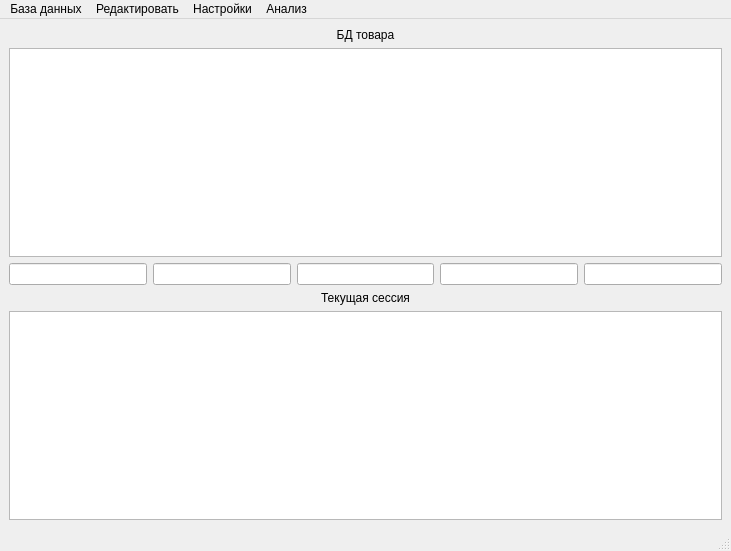
<?xml version="1.0" encoding="UTF-8"?>
<ui version="4.0">
 <class>mainWindow</class>
 <widget class="QMainWindow" name="mainWindow">
  <property name="geometry">
   <rect>
    <x>0</x>
    <y>0</y>
    <width>731</width>
    <height>551</height>
   </rect>
  </property>
  <property name="windowTitle">
   <string>БД товара</string>
  </property>
  <widget class="QWidget" name="centralwidget">
   <layout class="QHBoxLayout" name="horizontalLayout">
    <item>
     <layout class="QVBoxLayout" name="verticalLayout">
      <item>
       <layout class="QHBoxLayout" name="horizontalLayout_2"/>
      </item>
      <item>
       <widget class="QLabel" name="label">
        <property name="text">
         <string>БД товара</string>
        </property>
        <property name="alignment">
         <set>Qt::AlignCenter</set>
        </property>
       </widget>
      </item>
      <item>
       <widget class="QTableView" name="tableView"/>
      </item>
      <item>
       <layout class="QHBoxLayout" name="horizontalLayout_5">
        <item>
         <widget class="QLineEdit" name="lineEdit_3"/>
        </item>
        <item>
         <widget class="QLineEdit" name="lineEdit_2"/>
        </item>
        <item>
         <widget class="QLineEdit" name="lineEdit_4"/>
        </item>
        <item>
         <widget class="QLineEdit" name="lineEdit_5"/>
        </item>
        <item>
         <widget class="QLineEdit" name="lineEdit"/>
        </item>
       </layout>
      </item>
      <item>
       <widget class="QLabel" name="label_2">
        <property name="text">
         <string>Текущая сессия</string>
        </property>
        <property name="alignment">
         <set>Qt::AlignCenter</set>
        </property>
       </widget>
      </item>
      <item>
       <widget class="QTableView" name="tableView_2"/>
      </item>
     </layout>
    </item>
   </layout>
  </widget>
  <widget class="QMenuBar" name="menubar">
   <property name="geometry">
    <rect>
     <x>0</x>
     <y>0</y>
     <width>731</width>
     <height>19</height>
    </rect>
   </property>
   <widget class="QMenu" name="menuFile">
    <property name="title">
     <string>База данных</string>
    </property>
    <addaction name="actionOpen_db"/>
    <addaction name="action_9"/>
   </widget>
   <widget class="QMenu" name="menu">
    <property name="title">
     <string>Редактировать</string>
    </property>
    <addaction name="action_4"/>
    <addaction name="action_5"/>
    <addaction name="action_6"/>
    <addaction name="separator"/>
    <addaction name="action_8"/>
   </widget>
   <widget class="QMenu" name="menu_2">
    <property name="title">
     <string>Настройки</string>
    </property>
    <addaction name="action"/>
    <addaction name="action_2"/>
    <addaction name="action_3"/>
    <addaction name="action_10"/>
   </widget>
   <widget class="QMenu" name="menu_3">
    <property name="title">
     <string>Анализ</string>
    </property>
   </widget>
   <addaction name="menuFile"/>
   <addaction name="menu"/>
   <addaction name="menu_2"/>
   <addaction name="menu_3"/>
  </widget>
  <widget class="QStatusBar" name="statusbar"/>
  <action name="actionOpen_db">
   <property name="text">
    <string>Продажи</string>
   </property>
  </action>
  <action name="action">
   <property name="text">
    <string>Изменить БД</string>
   </property>
  </action>
  <action name="action_2">
   <property name="text">
    <string>Сканнер</string>
   </property>
  </action>
  <action name="action_3">
   <property name="text">
    <string>Клавиши</string>
   </property>
  </action>
  <action name="action_4">
   <property name="text">
    <string>Добавить товар</string>
   </property>
   <property name="shortcut">
    <string extracomment="Ctrl+F">Ctrl+F</string>
   </property>
   <property name="shortcutContext">
    <enum>Qt::WindowShortcut</enum>
   </property>
  </action>
  <action name="action_5">
   <property name="text">
    <string>Изменить</string>
   </property>
  </action>
  <action name="action_6">
   <property name="text">
    <string>Удалить</string>
   </property>
  </action>
  <action name="action_8">
   <property name="text">
    <string>Поиск</string>
   </property>
   <property name="shortcut">
    <string>Ctrl+F</string>
   </property>
  </action>
  <action name="action_9">
   <property name="text">
    <string>Клиенты</string>
   </property>
  </action>
  <action name="action_10">
   <property name="text">
    <string>Настройки показа</string>
   </property>
  </action>
 </widget>
 <resources/>
 <connections/>
</ui>
